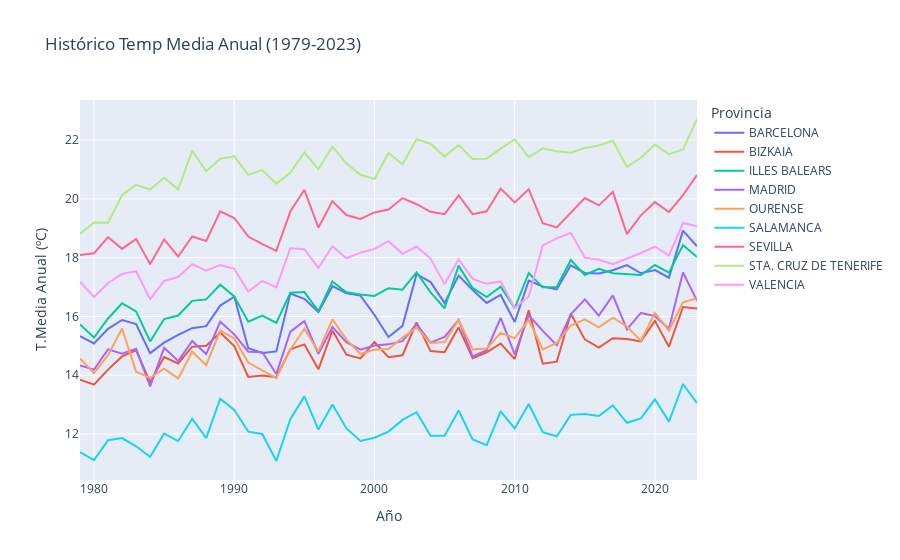

The notebook cell saved with this chart:
### Code cell
#Evolucion historica de temperatura media anual en las 9 estaciones meteorológicas estudiadas entre 1979 y 2023 
px.line(data_frame = df,
        title = "Histórico Temp Media Anual (1979-2023)",
        x = "Year",
        y = "Tmed_year",
        labels = {"Year": "Año", "Tmed_year":"T.Media Anual (ºC)"},
        color= "Provincia" )
